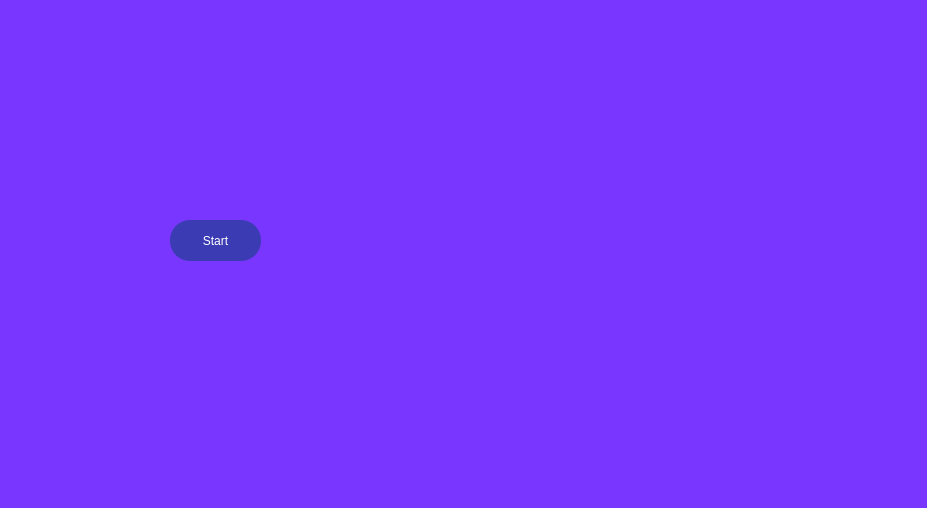
<?xml version="1.0" encoding="UTF-8"?>
<ui version="4.0">
 <class>Dialog</class>
 <widget class="QDialog" name="Dialog">
  <property name="geometry">
   <rect>
    <x>0</x>
    <y>0</y>
    <width>927</width>
    <height>508</height>
   </rect>
  </property>
  <property name="minimumSize">
   <size>
    <width>927</width>
    <height>508</height>
   </size>
  </property>
  <property name="maximumSize">
   <size>
    <width>927</width>
    <height>508</height>
   </size>
  </property>
  <property name="sizeIncrement">
   <size>
    <width>0</width>
    <height>0</height>
   </size>
  </property>
  <property name="windowTitle">
   <string>Dialog</string>
  </property>
  <property name="styleSheet">
   <string notr="true">QWidget#Dialog{
background-color: qlineargradient(spread:pad, x1:0.222091, y1:0.25, x2:0.556818, y2:0.528, stop:0.551136 rgba(121, 54, 255, 255));}</string>
  </property>
  <widget class="QPushButton" name="startboton">
   <property name="geometry">
    <rect>
     <x>170</x>
     <y>220</y>
     <width>91</width>
     <height>41</height>
    </rect>
   </property>
   <property name="cursor">
    <cursorShape>PointingHandCursor</cursorShape>
   </property>
   <property name="styleSheet">
    <string notr="true">border-radius:20px;
font: 20pt &quot;OCR A Extended&quot;;
background-color: rgb(59, 59, 179);
color:white;

</string>
   </property>
   <property name="text">
    <string>Start</string>
   </property>
  </widget>
  <widget class="QLabel" name="Fondoventana">
   <property name="geometry">
    <rect>
     <x>-10</x>
     <y>-20</y>
     <width>941</width>
     <height>551</height>
    </rect>
   </property>
   <property name="text">
    <string/>
   </property>
   <property name="pixmap">
    <pixmap resource="fondo.qrc">:/cct/Fondo.png</pixmap>
   </property>
   <property name="scaledContents">
    <bool>true</bool>
   </property>
  </widget>
  <zorder>Fondoventana</zorder>
  <zorder>startboton</zorder>
 </widget>
 <resources>
  <include location="fondo.qrc"/>
 </resources>
 <connections/>
</ui>
